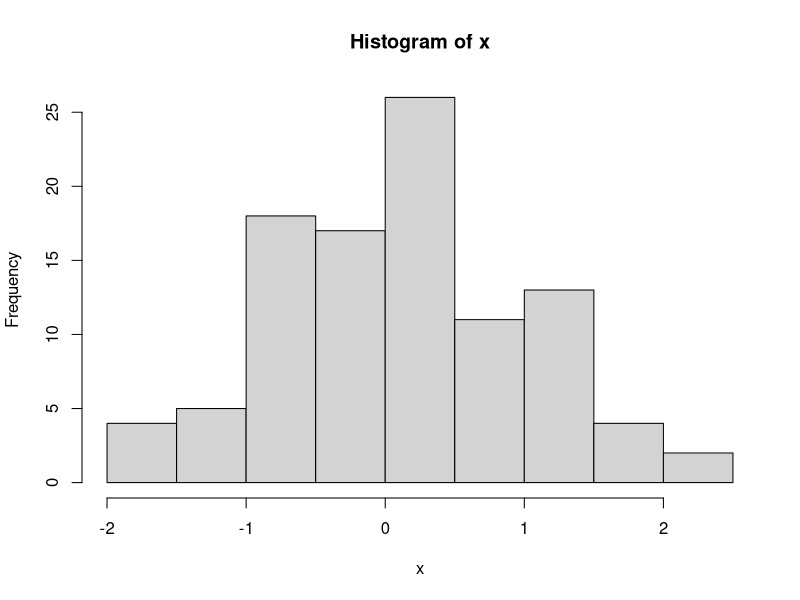

This figure's R source:
## ---- chunk 1
# This is a code cell in Quarto 
sum(1,2,3)
## ---- chunk 2
x <- rnorm(100)
hist(x)
